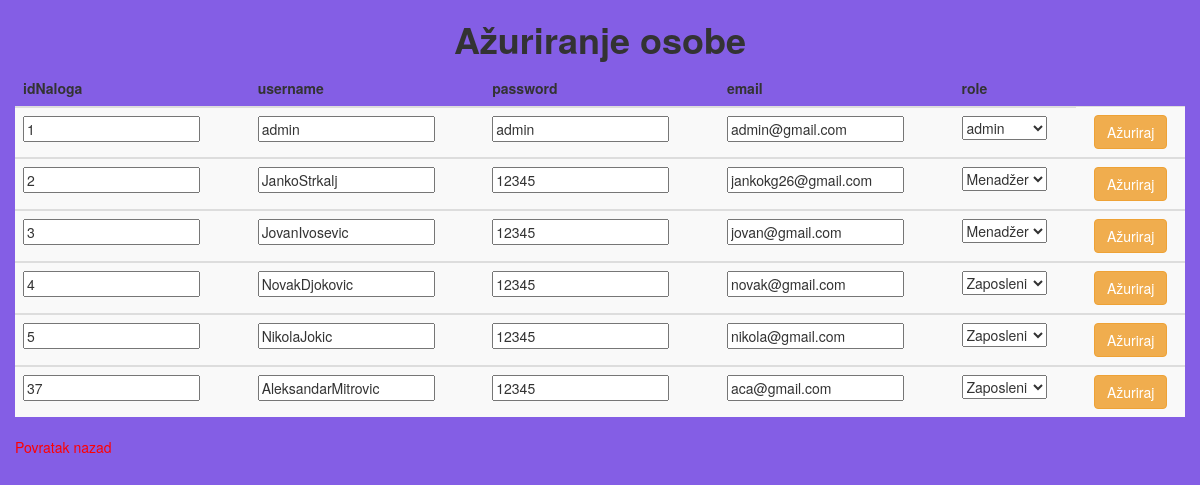
Page /izmeniOsoba.php on the committed database.
### tables this page shows
CREATE TABLE `nalog` (
  `idNaloga` int(50) NOT NULL,
  `username` varchar(255) NOT NULL,
  `password` varchar(255) NOT NULL,
  `email` varchar(255) NOT NULL,
  `role` varchar(255) NOT NULL
);

### izmeniOsoba.php (the view, shortened to what this page needs)
<!DOCTYPE html>
<html>
<head>
	<link rel="stylesheet" href="https://maxcdn.bootstrapcdn.com/bootstrap/3.4.1/css/bootstrap.min.css">
	<link rel="stylesheet" type="text/css" href="css/izmeniOsoba.css">
</head>
<body>
	<h1>Ažuriranje osobe</h1>
	<div class="container-fluid tabela">
			<?php
				$conn = OpenCon();
				$sql = "SELECT * FROM nalog";
				$result = $conn->query($sql);
				$uloge = ["admin", "Menadžer", "Zaposleni"];
				echo "<table class='table table-striped'>
				<thead>
					<tr>
						<th>idNaloga</th>
						<th>username</th>
						<th>password</th>
						<th>email</th>
						<th>role</th>
					</tr>
				</thead>";
				if ($result->num_rows > 0) {
					while($red = $result->fetch_assoc()){
						echo "<tbody>";
						echo "<form method='post'>";
						echo "<tr>";
						echo "<td><input type='text' name='idNaloga' value='".$red['idNaloga']."'></td>";
						echo "<td><input type='text' name='username' value='".$red['username']."'></td>";
						echo "<td><input type='text' name='password' value='".$red['password']."'></td>";
						echo "<td><input type='text' name='email' value='".$red['email']."'></td>";
						echo '<td><select name="uloga">';
						foreach($uloge as $value) {
							if ($value == $red["role"]) {
								echo "<option value='".$value."'selected>".$value."</option>";
							}
							else {
								echo "<option value='".$value."'>".$value."</option>";
							}
						}
    					echo '</select></td>';
						echo "<td><div class='text-center'>";
						echo "<button name='izmeni' class='btn btn-warning' onclick='return confirm(`Sigurno?`)' value='".$red["idNaloga"]."'>Ažuriraj</button>";
						echo "</div></td>";
						echo "</tr>";
						echo "</tbody>";
					}
					echo "</table>";
				}
			?>
	<a href="adminlogin.php">Povratak nazad</a>
	</div>
</body>
</html>

### css/izmeniOsoba.css (style rules this page uses)
body { background-color: rgb(132, 94, 229) !important; }
h1 { text-align: center; font-weight: bold; }
a { color: red; }

### rows in the picture
nalog: idNaloga "1", username "admin", password "admin", email "admin@gmail.com", uloga "admin"
nalog: idNaloga "2", username "JankoStrkalj", password "12345", email "jankokg26@gmail.com", uloga "Menadžer"
nalog: idNaloga "3", username "JovanIvosevic", password "12345", email "jovan@gmail.com", uloga "Menadžer"
nalog: idNaloga "4", username "NovakDjokovic", password "12345", email "novak@gmail.com", uloga "Zaposleni"
nalog: idNaloga "5", username "NikolaJokic", password "12345", email "nikola@gmail.com", uloga "Zaposleni"
nalog: idNaloga "37", username "AleksandarMitrovic", password "12345", email "aca@gmail.com", uloga "Zaposleni"
